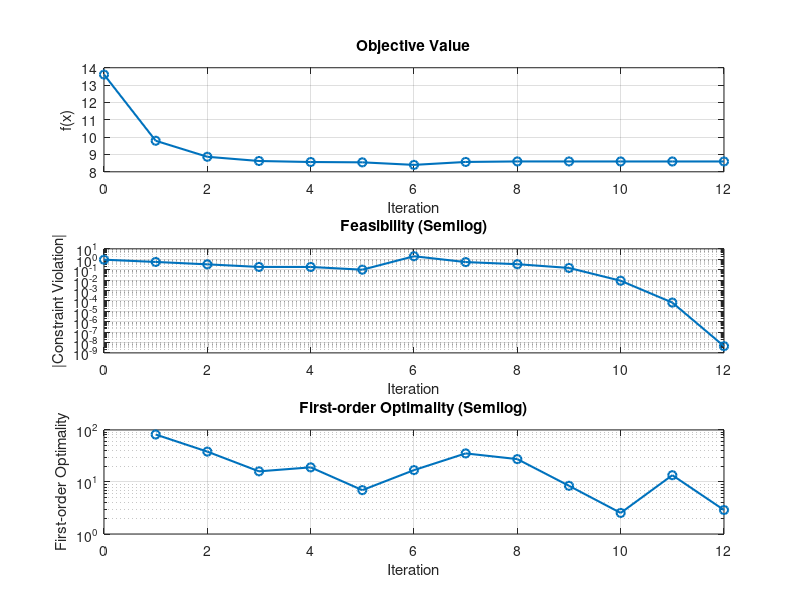

MATLAB code to generate this figure: (Note: this script raises an error after producing the figure.)
% MATLAB script to plot optimization convergence data.

% --- 1. Hardcode Data from data.txt ---

% Iteration numbers (0 to 12)
iterations = [0; 1; 2; 3; 4; 5; 6; 7; 8; 9; 10; 11; 12];

% Objective Function Value f(x)
% Data is from the 'f(x)' column in the log.
objective_value = [
    13.607;   % Iter 0 
    9.79041;  % Iter 1 [cite: 2]
    8.86645;  % Iter 2 [cite: 3]
    8.62305;  % Iter 3 [cite: 3]
    8.56511;  % Iter 4 [cite: 4]
    8.54611;  % Iter 5 [cite: 4]
    8.39912;  % Iter 6 [cite: 5]
    8.56851;  % Iter 7 [cite: 5]
    8.59795;  % Iter 8 [cite: 6]
    8.59684;  % Iter 9 [cite: 7]
    8.59574;  % Iter 10 [cite: 7]
    8.59568;  % Iter 11 [cite: 8]
    8.5957;   % Iter 12 [cite: 8]
];

% Maximum Constraint Violation (Max constraint)
% Data is from the 'Max constraint' column in the log.
max_constraint_violation = [
    0.9076;    % Iter 0 
    0.5506;    % Iter 1 [cite: 2]
    0.3232;    % Iter 2 [cite: 3]
    0.1829;    % Iter 3 [cite: 3]
    0.1814;    % Iter 4 [cite: 4]
    0.09888;   % Iter 5 [cite: 4]
    1.946;     % Iter 6 [cite: 5]
    0.5344;    % Iter 7 [cite: 5]
    0.3346;    % Iter 8 [cite: 6]
    0.1461;    % Iter 9 [cite: 7]
    0.008588;  % Iter 10 [cite: 7]
    6.843e-05; % Iter 11 [cite: 8]
    4.432e-09; % Iter 12 [cite: 8]
];

% First-order Optimality
% Data is from the 'First-order optimality' column in the log.
first_order_optimality = [
    NaN;   % Iter 0 (No value in log) 
    81.7;  % Iter 1 [cite: 2]
    38.3;  % Iter 2 [cite: 3]
    16;    % Iter 3 [cite: 3]
    19.1;  % Iter 4 [cite: 4]
    6.97;  % Iter 5 [cite: 4]
    16.9;  % Iter 6 [cite: 5]
    35.4;  % Iter 7 [cite: 6]
    27.5;  % Iter 8 [cite: 6]
    8.44;  % Iter 9 [cite: 7]
    2.54;  % Iter 10 [cite: 7]
    13.5;  % Iter 11 [cite: 8]
    2.89;  % Iter 12 [cite: 8]
];

% --- 2. Create the Figure and Subplots ---

% Create a figure window
figure('Name', 'Optimization Convergence', 'Position', [100, 100, 600, 700]);

% --- Plot 1: Objective Value ---
subplot(3, 1, 1);
plot(iterations, objective_value, '-o', 'LineWidth', 1.5, 'MarkerSize', 6);
title('Objective Value');
ylabel('f(x)');
xlabel('Iteration');
grid on;

% --- Plot 2: Feasibility (Constraint Violation) ---
subplot(3, 1, 2);
% Plot in semilog scale (logarithmic y-axis)
semilogy(iterations, max_constraint_violation, '-o', 'LineWidth', 1.5, 'MarkerSize', 6);
title('Feasibility (Semilog)');
ylabel('|Constraint Violation|');
xlabel('Iteration');
grid on;

% --- Plot 3: First-order Optimality ---
subplot(3, 1, 3);
% Plot in semilog scale (logarithmic y-axis)
% Note: The first data point (Iter 0) is NaN and will be skipped by plot.
semilogy(iterations, first_order_optimality, '-o', 'LineWidth', 1.5, 'MarkerSize', 6);
title('First-order Optimality (Semilog)');
ylabel('First-order Optimality');
xlabel('Iteration');
grid on;

% --- Adjust Subplots for better viewing ---
% Add vertical space between subplots
sgtitle('Optimization Convergence to an Optimal Design', 'FontWeight', 'bold');
